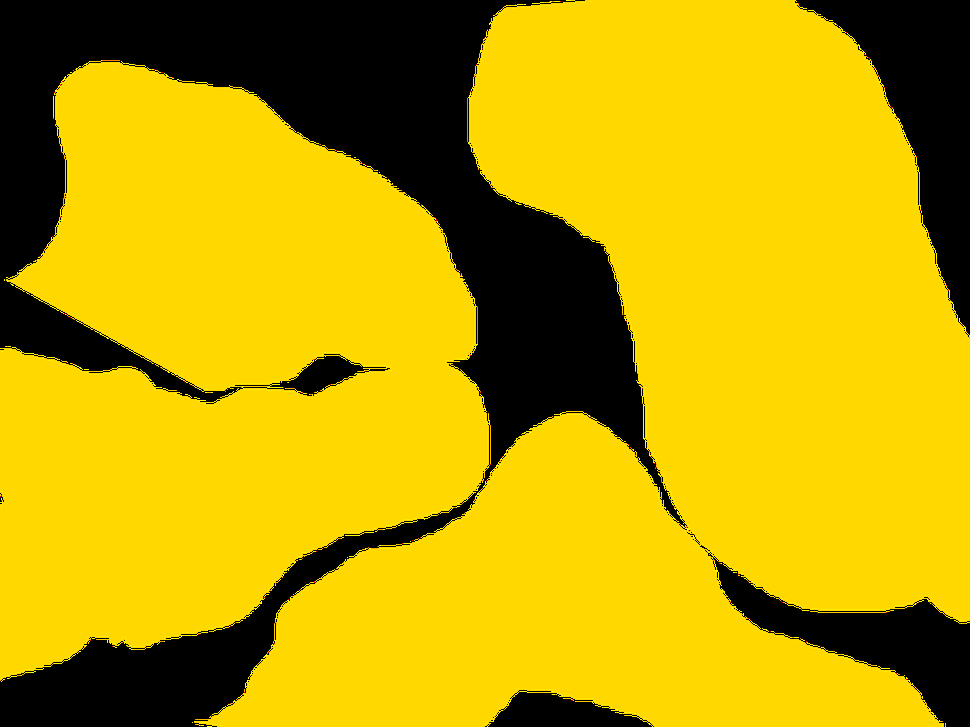
#> input picture tag-tool/mytext07-L2Normal255VLayer 2.png, 970 x 727 px, shrunk from 1280 x 960 before the run
$ jupyter execute tag2mask.ipynb   (shell and % lines are left out)   (older library calls are emulated)
#> lines starting #> are read from the running program, lines starting #| are printed output that depends on the picture; after the words box and inside, x2 and y2 are one past the last pixel; in counts of white or black regions, pixels touching at a corner belong together
[cell 1]
import cv2
import numpy as np
from scipy import misc
import matplotlib.pyplot as plt

[cell 2]
im = cv2.imread("mytext07-L2Normal255VLayer 2.png", 0)
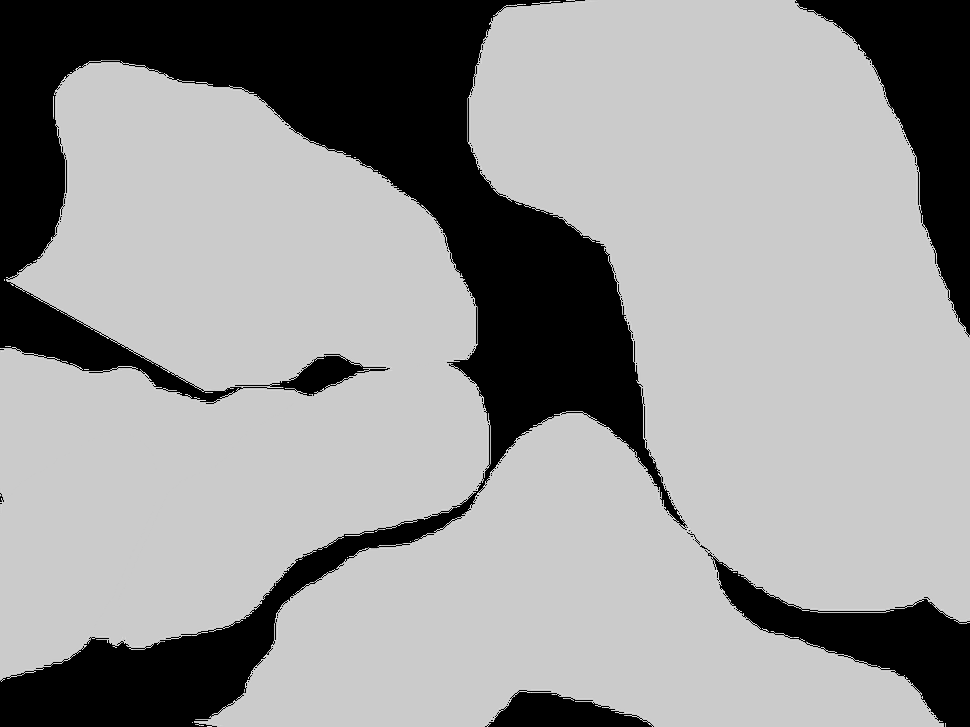
#> im: shape (727, 970); min 0, max 225, mean 151.8
im_thresh = im>200
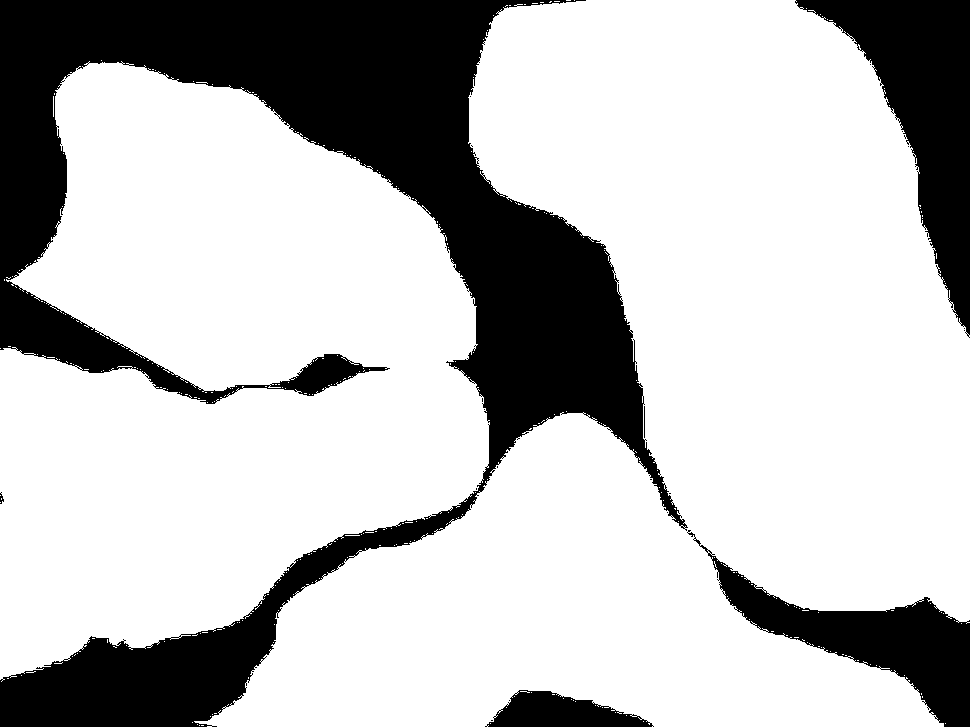
#> im_thresh: shape (727, 970) bool; 74.4% white; 24 black regions (18 under 20 px), largest, box (x1, y1, x2, y2) and area: (0, 0, 688, 727) 139988, (795, 0, 970, 338) 21901, (687, 530, 970, 727) 14803, (485, 690, 654, 727) 3813, (644, 406, 645, 438) 32, (0, 492, 4, 504) 26
im_thresh.shape
im_thresh.max(), im_thresh.min()
#> Out = (True, False)

# im = im/255.0
# im = misc.imread("mytext07-L2Normal255VLayer 2.png", mode='L')

[cell 3]
plt.imshow(im, cmap=plt.get_cmap("gray"))
plt.imshow(im_thresh, cmap=plt.get_cmap("gray"))
im.max(), im.min()
#> Out = (225, 0)
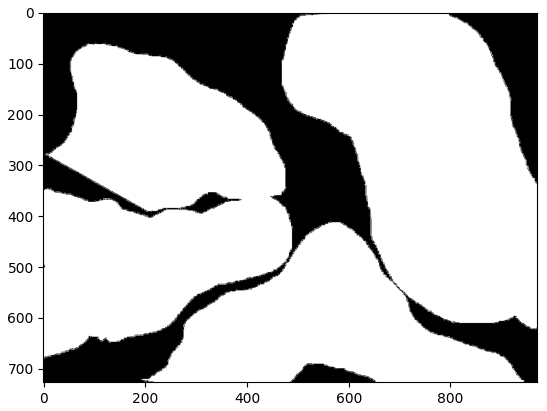
#> figure drawn by matplotlib, 1 panel

[cell 4]
im = plt.imread("mytext07-L2Normal255VLayer 2.png")
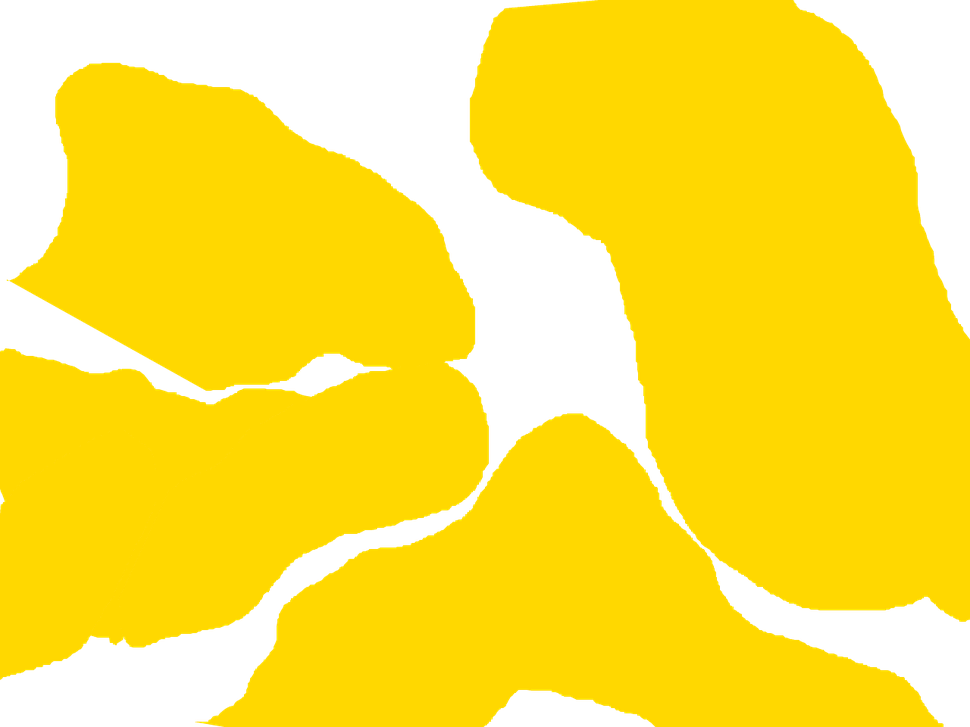
#> im: shape (727, 970, 4) float32; mean R, G, B, A 0.748, 0.632, 0, 0.736; transparent parts drawn white

[cell 5]
im2 = im[:, :, 3]
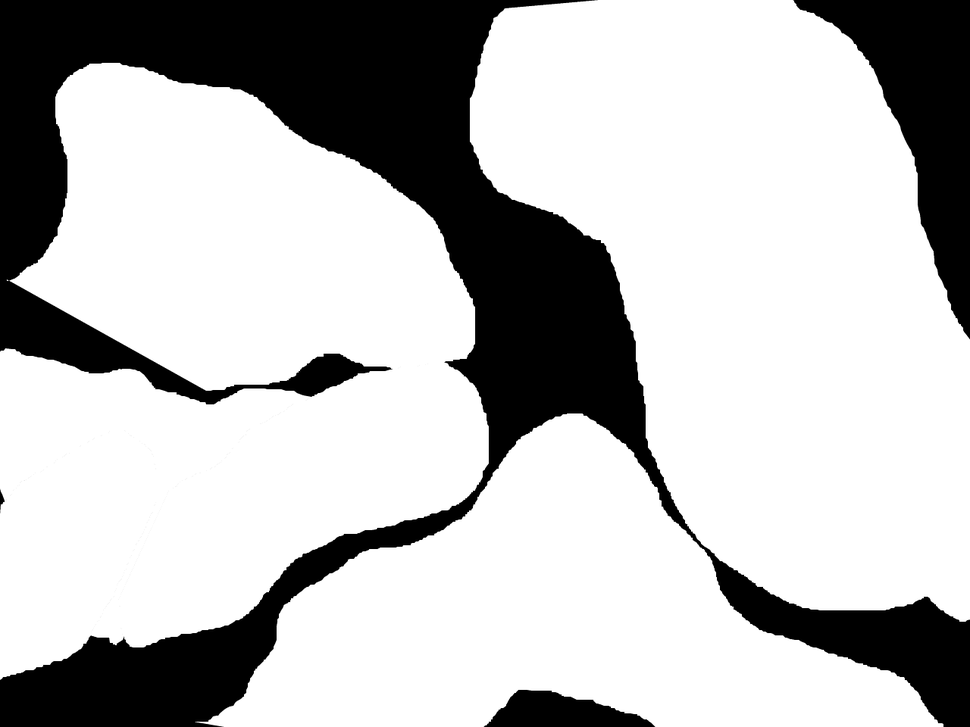
#> im2: shape (727, 970) float32; min 0, max 1, mean 0.736
im2.min(), im2.max()
im3 = im2>0.5
#> im3: shape (727, 970) bool; 73.6% white; 4 black regions, box (x1, y1, x2, y2) and area: (0, 0, 970, 727) 159397, (794, 0, 970, 339) 22396, (484, 690, 655, 727) 3994, (0, 490, 5, 509) 44
